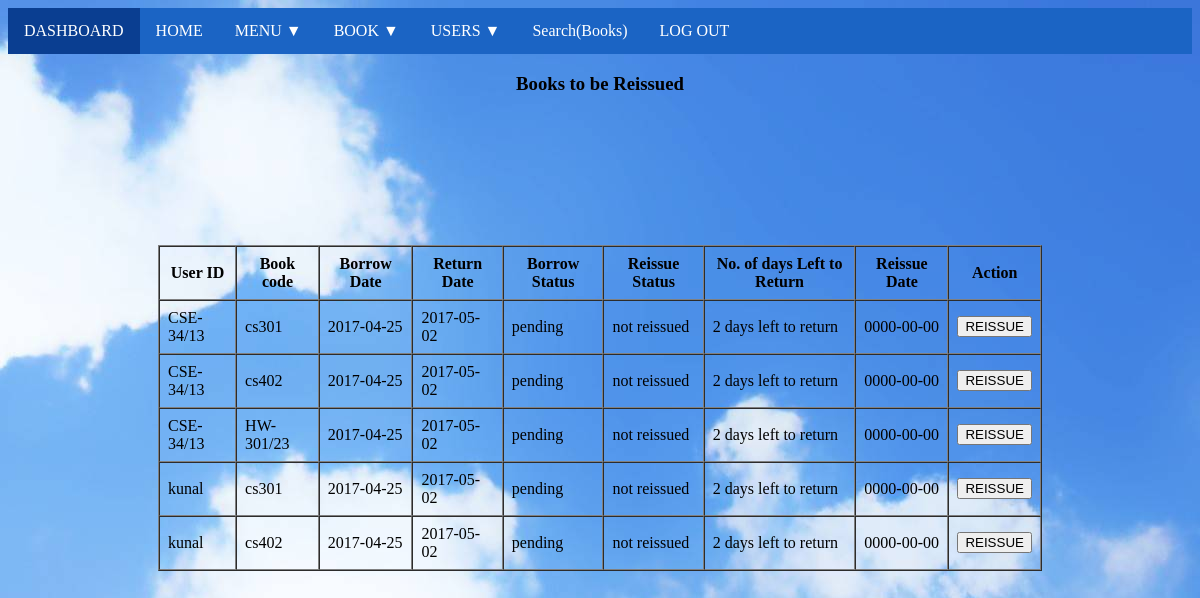
/book/Reissuebook.php (signed in), run on the app's committed database.
### tables this page shows
CREATE TABLE IF NOT EXISTS `reissue_finelist` (
  `uid` varchar(200) NOT NULL,
  `bcode` varchar(200) NOT NULL,
  `borrowdate` date NOT NULL,
  `returndate` date NOT NULL,
  `borrowstatus` text NOT NULL,
  `reissueStatus` text NOT NULL,
  `reissuedate` date NOT NULL,
  `fine` int(200) NOT NULL
);

### book/Reissuebook.php (the view, shortened to what this page needs)
<?php
if(!isset($_SESSION['adminid']))
{
  header("SigninAdmin.php");
}
else
{
  include_once('../dbconnect.php');
 ?>
 <!DOCTYPE html>
 <html>
   <head>
     <link rel="stylesheet" href="../assets/style.css">
   </head>
   <body background = "../assets/bluebackground.jpg">
     <ul>
       <li><a href="#" style="hover:not ;background-color: #0a3e91;">DASHBOARD</a></li>
       <li><a href="../Admin/Admindashboard.php">HOME</a></li>
       <li class="dropdown">
         <a href="javascript:void(0)" class="menubar-dropdown">MENU ▼</a>
       </li>
       <li class="dropdown">
         <a href="javascript:void(0)" class="bookbar-dropdown">BOOK ▼</a>
       </li>
       <li class="dropdown">
         <a href="javascript:void(0)" class="users-dropdown">USERS ▼</a>
       </li>
       <li><a href="../Admin/Adminsearchbook.php">Search(Books)</a></li>
       <li><a href="../Admin/AdminLogout.php">LOG OUT</a></li>
     </ul>
     <center>
       <p><h3>Books to be Reissued</h3></p>
     <table cellpadding="8" cellspacing="0" border="1" style="margin: 150px;">
       <tr>
         <th>User ID</th>
         <th>Book code</th>
         <th>Borrow Date</th>
         <th>Return Date</th>
         <th>Borrow Status</th>
         <th>Reissue Status</th>
         <th>No. of days Left to Return</th>
         <th>Reissue Date</th>
         <th>Action</th>
       </tr>
       <?php
         $sql = "SELECT * FROM reissue_finelist WHERE borrowstatus='pending' AND reissueStatus='not reissued'";
         $query = mysqli_query($conn,$sql);
         if(mysqli_num_rows($query)>0)
         {
           while ($row = mysqli_fetch_object($query))
           {
                     $datetoday = date("Y-m-d");
                     $returndate = "";
                     $returndate = date("Y-m-d", strtotime($returndate));
             $diff = abs(strtotime($returndate) - strtotime($datetoday));
             $years = floor($diff / (365*60*60*24));
             $months = floor(($diff - $years * 365*60*60*24) / (30*60*60*24));
             $returndaysleftchange = floor(($diff - $years * 365*60*60*24 - $months*30*60*60*24)/ (60*60*24));
       ?>
           <tr>
             <td><?php echo $row->uid; ?></td>
             <td><?php echo $row->bcode; ?></td>
             <td><?php echo $row->borrowdate; ?></td>
             <td><?php echo $row->returndate; ?></td>
             <td><?php echo $row->borrowstatus; ?></td>
             <td><?php echo $row->reissueStatus; ?></td>
             <td><?php echo $returndaysleftchange." days left to return"; ?></td>
             <td><?php echo $row->reissuedate; ?></td>
             <td>
                 <a href="Reissuebook.php?reissue=1&bcode=<?php echo $row->bcode; ?>&uid=<?php echo $row->uid; ?>"><input type="Submit" name="reissue" value="REISSUE"></a>
             </td>
           </tr>
       <?php
           }
         }
        ?>
     </table>
   </center>
  </body>
 </html>
<?php } ?>

### assets/style.css (style rules this page uses)
body { background = "../assets/bluebackground.jpg"; background-color: #cccccc; background-repeat: no-repeat; }
ul { list-style-type: none; margin: 0px; padding: 0px; overflow: hidden; background-color: #1b64c4; }
li { float: left; }
li a, .bookbar-dropdown { display: inline-block; color: white; text-align: center; padding: 14px 16px; text-decoration: none; }
li a, .users-dropdown { display: inline-block; color: white; text-align: center; padding: 14px 16px; text-decoration: none; }
li.dropdown { display: inline-block; }
li a, .menubar-dropdown { display: inline-block; color: white; text-align: center; padding: 14px 16px; text-decoration: none; }

### data on the page
reissue_finelist: uid "CSE-34/13", bcode "cs301", borrowdate "2017-04-25", returndate "2017-05-02", borrowstatus "pending", reissueStatus "not reissued", returndaysleftchange "2", reissuedate "0000-00-00"
reissue_finelist: uid "CSE-34/13", bcode "cs402", borrowdate "2017-04-25", returndate "2017-05-02", borrowstatus "pending", reissueStatus "not reissued", returndaysleftchange "2", reissuedate "0000-00-00"
reissue_finelist: uid "CSE-34/13", bcode "HW-301/23", borrowdate "2017-04-25", returndate "2017-05-02", borrowstatus "pending", reissueStatus "not reissued", returndaysleftchange "2", reissuedate "0000-00-00"
reissue_finelist: uid "kunal", bcode "cs301", borrowdate "2017-04-25", returndate "2017-05-02", borrowstatus "pending", reissueStatus "not reissued", returndaysleftchange "2", reissuedate "0000-00-00"
reissue_finelist: uid "kunal", bcode "cs402", borrowdate "2017-04-25", returndate "2017-05-02", borrowstatus "pending", reissueStatus "not reissued", returndaysleftchange "2", reissuedate "0000-00-00"
